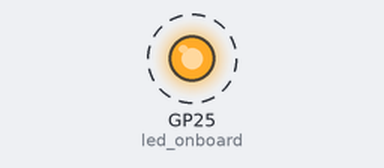
The program below on a simulated Raspberry Pi Pico running MicroPython. Shown: output pins drawn as LEDs (lit = HIGH). Dashed ring = blinking.

Above: at 0.1 s.
Timing chart, 0 to 3.0 s (numbered marks = the images above):
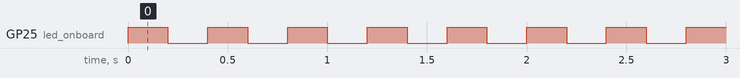

Measured:
- by itself, GP25 (led_onboard): alternates HIGH for 0.20 s and LOW for 0.20 s

The program:

2.1.py
```python
#/ this code turns the onboard pico led on and off via GP25
import machine
import utime
led_onboard = machine.Pin(25, machine.Pin.OUT) #output for pin 25 (gp25)
while True: #since no conditions, its always true
    led_onboard.value(1) #turn led on
    utime.sleep(.2) # for 2 seconds
    led_onboard.value(0) #turn led off
    utime.sleep(.2) # for 2 seconds
```
